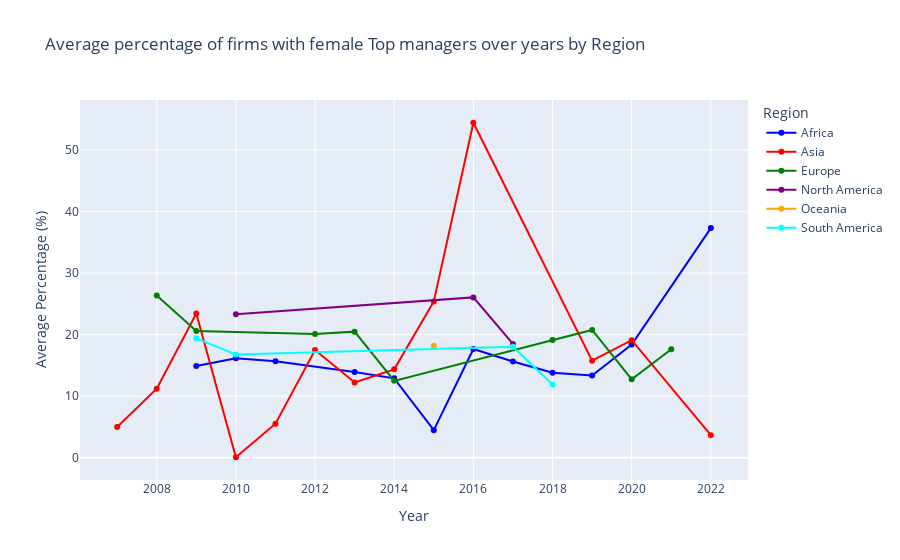

The notebook cell this image was saved under:
### Markdown cell above
#### - Average by region

### Code cell
#calculate mean 'Firms with female top manager (% of firms)
aggregated_data1 = fem_top.groupby(['Region', 'Time'])['Firms with female top manager (% of firms)'].mean().reset_index()
fig = px.line(aggregated_data1, x='Time', y='Firms with female top manager (% of firms)', color='Region', line_group='Region', markers=True, title='Average percentage of firms with female Top managers over years by Region',color_discrete_map=region_colors,
              height=600)
fig.update_layout(xaxis_title='Year', yaxis_title='Average Percentage (%)')
fig.show()

### Figure 1 — Plotly figure (JSON) as saved in the notebook; plotly's stock layout.template omitted (floating-point values rounded to 4 significant figures)
{"data": [{"hovertemplate": "Region=Africa<br>Time=%{x}<br>Firms with female top manager (% of firms)=%{y}<extra></extra>", "legendgroup": "Africa", "line": {"color": "blue", "dash": "solid"}, "marker": {"symbol": "circle"}, "mode": "lines+markers", "name": "Africa", "orientation": "v", "showlegend": true, "type": "scatter", "x": [2009, 2010, 2011, 2013, 2014, 2015, 2016, 2017, 2018, 2019, 2020, 2022], "xaxis": "x", "y": [14.9, 16.18, 15.7, 13.94, 12.91, 4.5, 17.67, 15.63, 13.83, 13.37, 18.4, 37.3], "yaxis": "y"}, {"hovertemplate": "Region=Asia<br>Time=%{x}<br>Firms with female top manager (% of firms)=%{y}<extra></extra>", "legendgroup": "Asia", "line": {"color": "red", "dash": "solid"}, "marker": {"symbol": "circle"}, "mode": "lines+markers", "name": "Asia", "orientation": "v", "showlegend": true, "type": "scatter", "x": [2007, 2008, 2009, 2010, 2011, 2012, 2013, 2014, 2015, 2016, 2019, 2020, 2022], "xaxis": "x", "y": [5, 11.22, 23.45, 0.1, 5.55, 17.5, 12.24, 14.37, 25.4, 54.4, 15.77, 19.1, 3.68], "yaxis": "y"}, {"hovertemplate": "Region=Europe<br>Time=%{x}<br>Firms with female top manager (% of firms)=%{y}<extra></extra>", "legendgroup": "Europe", "line": {"color": "green", "dash": "solid"}, "marker": {"symbol": "circle"}, "mode": "lines+markers", "name": "Europe", "orientation": "v", "showlegend": true, "type": "scatter", "x": [2008, 2009, 2012, 2013, 2014, 2018, 2019, 2020, 2021], "xaxis": "x", "y": [26.35, 20.59, 20.1, 20.49, 12.5, 19.15, 20.77, 12.76, 17.62], "yaxis": "y"}, {"hovertemplate": "Region=North America<br>Time=%{x}<br>Firms with female top manager (% of firms)=%{y}<extra></extra>", "legendgroup": "North America", "line": {"color": "purple", "dash": "solid"}, "marker": {"symbol": "circle"}, "mode": "lines+markers", "name": "North America", "orientation": "v", "showlegend": true, "type": "scatter", "x": [2010, 2016, 2017], "xaxis": "x", "y": [23.32, 26.05, 18.5], "yaxis": "y"}, {"hovertemplate": "Region=Oceania<br>Time=%{x}<br>Firms with female top manager (% of firms)=%{y}<extra></extra>", "legendgroup": "Oceania", "line": {"color": "orange", "dash": "solid"}, "marker": {"symbol": "circle"}, "mode": "lines+markers", "name": "Oceania", "orientation": "v", "showlegend": true, "type": "scatter", "x": [2015], "xaxis": "x", "y": [18.2], "yaxis": "y"}, {"hovertemplate": "Region=South America<br>Time=%{x}<br>Firms with female top manager (% of firms)=%{y}<extra></extra>", "legendgroup": "South America", "line": {"color": "cyan", "dash": "solid"}, "marker": {"symbol": "circle"}, "mode": "lines+markers", "name": "South America", "orientation": "v", "showlegend": true, "type": "scatter", "x": [2009, 2010, 2017, 2018], "xaxis": "x", "y": [19.4, 16.78, 18.03, 11.9], "yaxis": "y"}], "layout": {"autosize": true, "legend": {"title": {"text": "Region"}, "tracegroupgap": 0}, "title": {"text": "Average percentage of firms with female Top managers over years by Region"}, "xaxis": {"anchor": "y", "autorange": true, "domain": [0, 1], "range": [2006.0, 2023.0], "title": {"text": "Year"}, "type": "linear"}, "yaxis": {"anchor": "x", "autorange": true, "domain": [0, 1], "range": [-3.527, 58.03], "title": {"text": "Average Percentage (%)"}, "type": "linear"}}}
